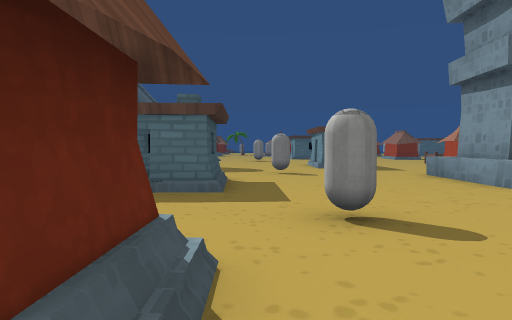
View 1 (above)

24 first-person views from a walk through a scene from a Unity 3-D project. The camera is 1.4 m above the floor, tilts 2° down and sees 70° across. Doors are open. The floor is counted in squares, 2 m on a side. Each view is taken from the middle of a square. On the plan, view 1 faces up. The plan holds only what a view shows up to about 11 squares ahead; the rest is blank. The place goes on beyond the plan. Some animated figures are left out. Some surface patterns are stand-ins.

View 2
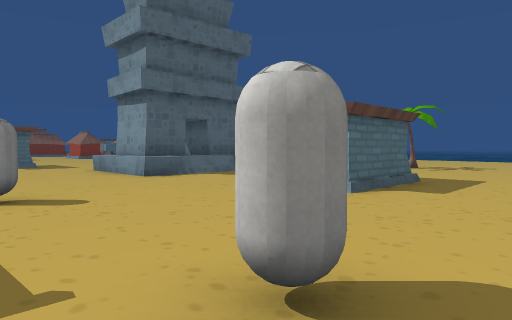

View 3
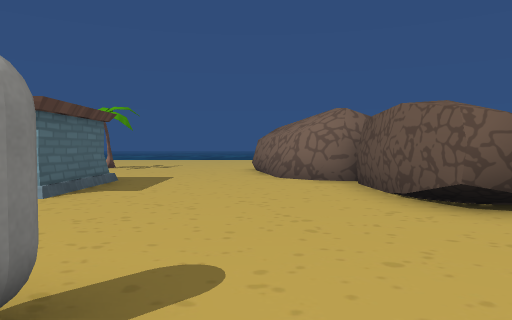

View 4
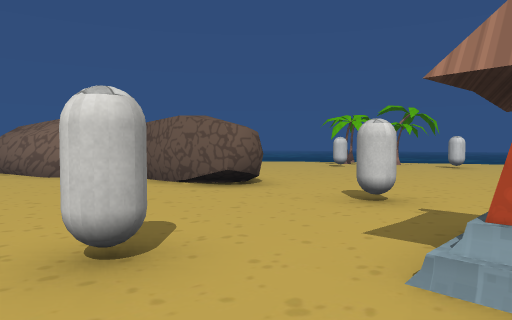

View 5
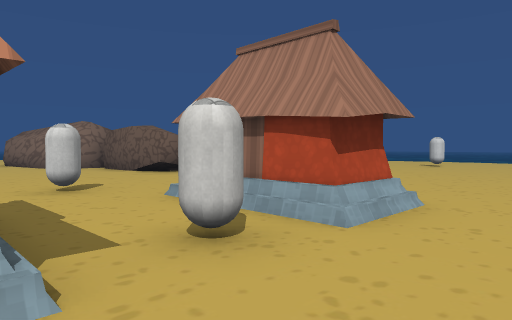

View 6
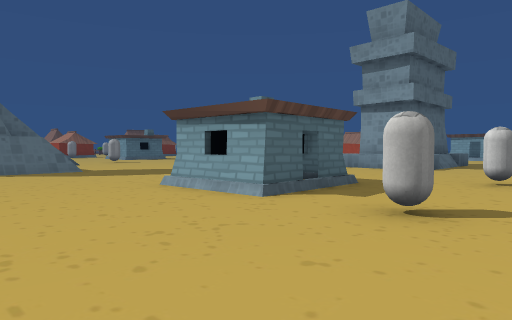

View 7
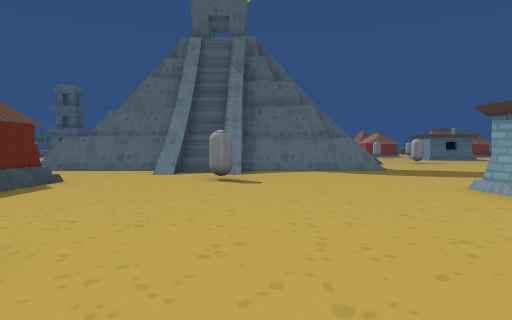

View 8
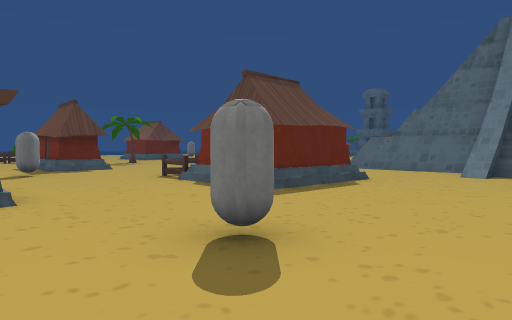

View 9
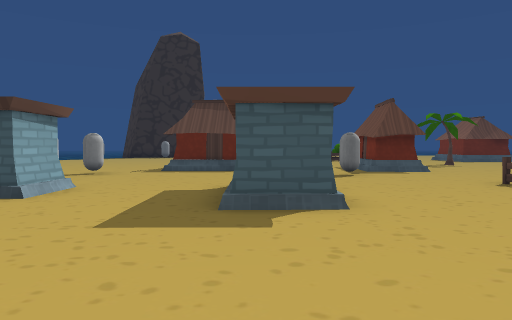

View 10
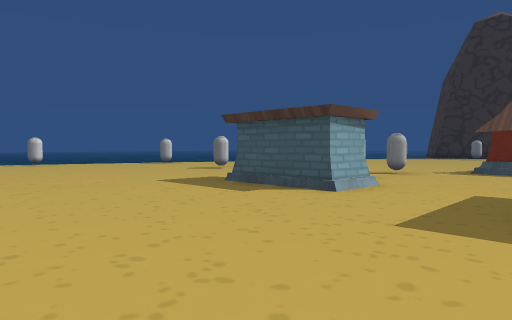

View 11
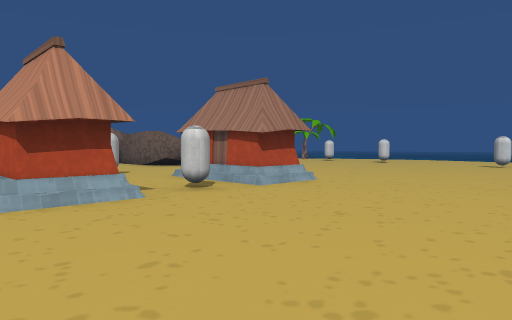

View 12
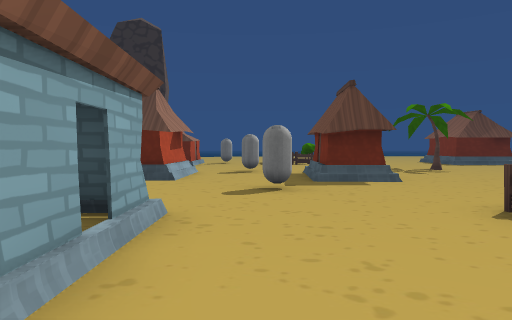

View 13
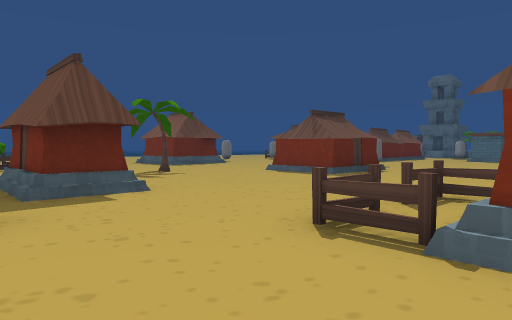

View 14
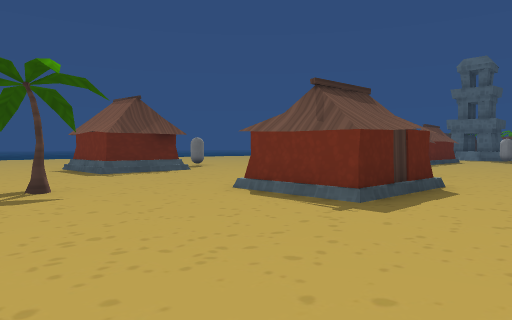

View 15
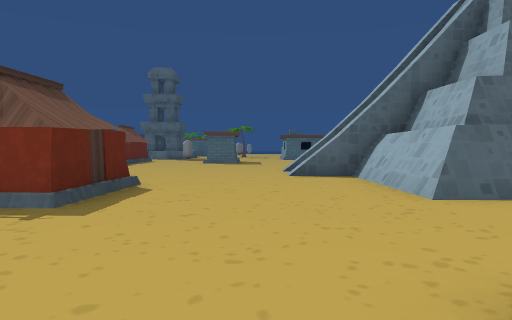

View 16
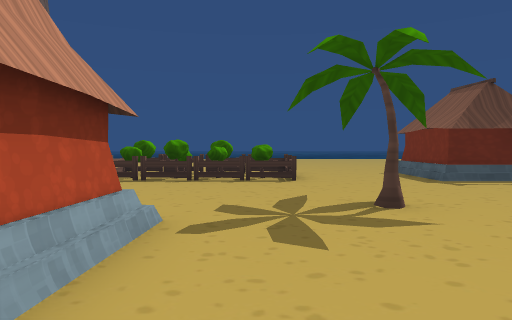

View 17
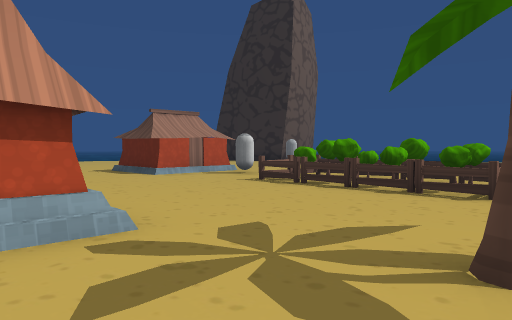

View 18
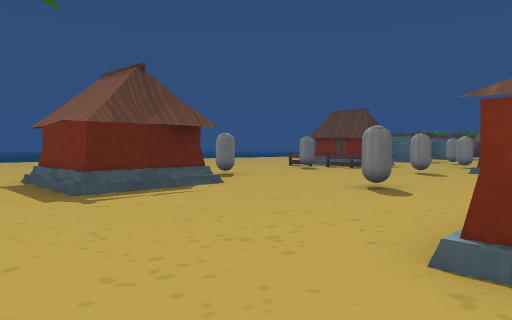

View 19
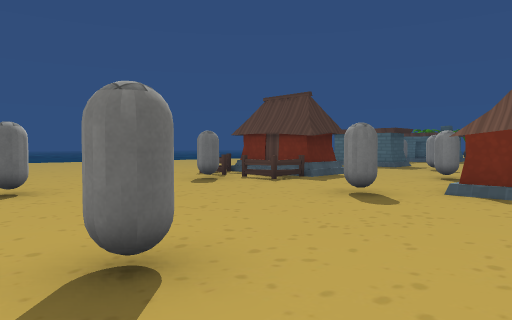

View 20
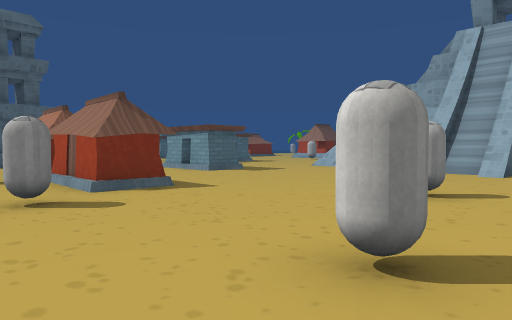

View 21
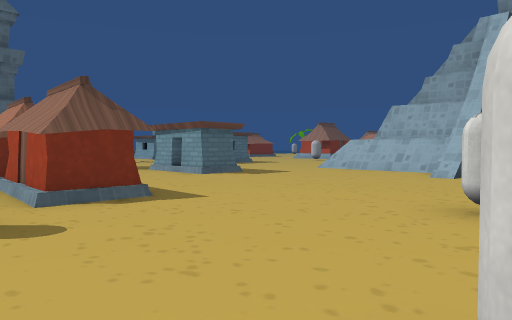

View 22
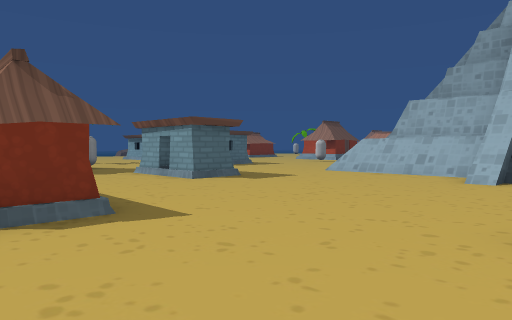

View 23
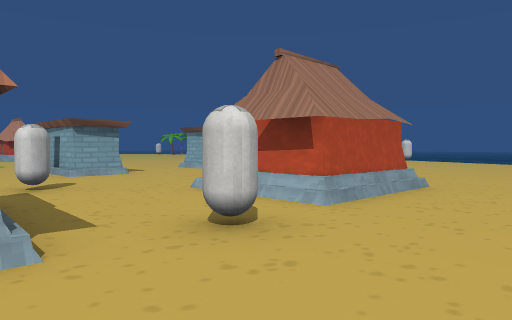

View 24
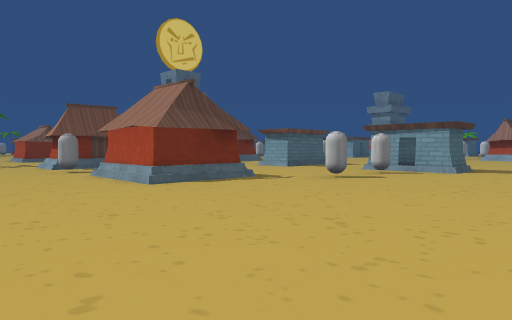

### Floor plan
Key: @ floor where view 1 was taken; # wall or solid block; x gap in a wall; . main floor; : floor 0.25 m higher than the main floor; / step, stairs or slope; D open door; = window, fence, low wall or low ledge; ^ raised ledge; C capsule; F fence; T palm tree; O other object.
Columns run from 27 left of view 1 to 12 right of it. Each row starts with its distance up from view 1.
 24  ..C.# ..##..
 23 #....#........#
 22 ##...#........#
 21 FF...#........#
 20 C..C..........##
 19 ............=#=#
 18 .............//#
 17 .......C..../#=#
 16 C...C.........##
 15  ...... #.....#
 14  #..... #.....#       ##
 13  #.....##.....##########/..
 12 ##................: .......
 11 .............. ............... ..
 10 .....T........  ...C........C....
  9 OF..........Fx  #...............^
  8 ##............  #.......###.....#
  7 #F....###...F####.......#.#.....#^^
  6 #F....###...............#D#.....^==
  5 #F................................
  4 O.....C...C.......C.....C...C....
  3 C...........#DD#.................
  2 ......###...#  #........###.....     ..
  1 ###...###...............###.....###.....
  0   #...###..................@............
 -1   ......................C...C..........
 -2    ......C.C.D#.... ....###..........##
 -3    ..........D#.... ....#  ........###
 -4   ................. .....  .....####
 -5   ................. ...... .C..##
 -6    ........ .......  ..... ......
 -7   . ..       .....   .............
 -8               ....   ...... ......

Where each view was taken, in squares from view 1:
view 1: 0 up, 0 right, facing up
view 2: 2 down, 0 right, facing up-right
view 3: 2 down, 0 right, facing right
view 4: 0 up, 1 left, facing down-right
view 5: 1 up, 5 left, facing down-right
view 6: 2 up, 7 left, facing up-right
view 7: 2 up, 7 left, facing up
view 8: 2 up, 7 left, facing up-left
view 9: 2 up, 8 left, facing left
view 10: 2 up, 8 left, facing down-left
view 11: 3 up, 8 left, facing down-right
view 12: 4 up, 11 left, facing left
view 13: 4 up, 13 left, facing up-left
view 14: 8 up, 16 left, facing up-left
view 15: 8 up, 16 left, facing up
view 16: 8 up, 18 left, facing left
view 17: 10 up, 20 left, facing down-left
view 18: 10 up, 20 left, facing up-left
view 19: 15 up, 21 left, facing up-left
view 20: 15 up, 25 left, facing up-right
view 21: 16 up, 24 left, facing up-right
view 22: 17 up, 23 left, facing up-right
view 23: 6 up, 24 left, facing down-right
view 24: 7 down, 25 left, facing up-right
